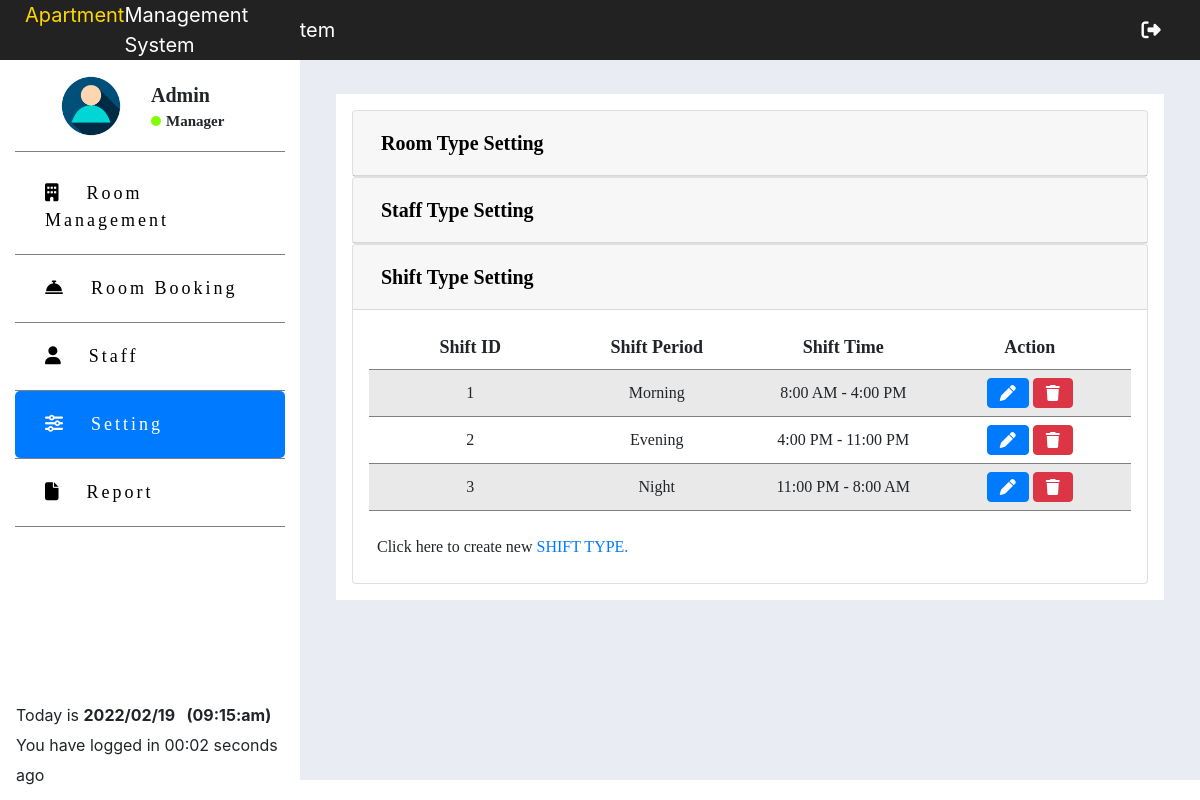
The app's page /index.php?setting (signed in) with its own data.
### tables this page shows
CREATE TABLE `shift` (
  `Shift_Id` int(11) NOT NULL,
  `Shift_Name` varchar(20) NOT NULL,
  `Shift_Time` varchar(30) NOT NULL
);

### dashboard/setting.php (the view, shortened to what this page needs)
    <div class="col-sm-9 main_box">
        <div class="bg-white mx-3 my-4 p-3">
            <div id="accordion">
                <section class="card">
                    <div class="card-header" id="headingOne">
                    <h5 class="mb-0">
                        <div class="setting-section-title p-2" data-toggle="collapse" data-target="#roomTypeSetting" aria-expanded="true" aria-controls="roomTypeSetting">
                            Room Type Setting
                        </div>
                    </h5>
                    </div>
                </section>
                <section class="card">
                    <div class="card-header" id="headingOne">
                    <h5 class="mb-0">
                        <div class="setting-section-title p-2" data-toggle="collapse" data-target="#staffTypeSetting" aria-expanded="true" aria-controls="roomTypeSetting">
                            Staff Type Setting
                        </div>
                    </h5>
                    </div>
                </section>
                <section class="card">
                    <div class="card-header" id="headingOne">
                    <h5 class="mb-0">
                        <div class="setting-section-title p-2" data-toggle="collapse" data-target="#shiftTypeSetting" aria-expanded="true" aria-controls="shiftTypeSetting">
                            Shift Type Setting
                        </div>
                    </h5>
                    </div>
                    <main id="shiftTypeSetting" class="collapse show" data-parent="#accordion">
                        <div class="card-body p-2">
                            <ul class="m-0 p-2" style="list-style: none;">
                                <li class="p-2 room_type_setting_table">
                                    <div class="col-3"> Shift ID </div>
                                    <div class="col-3"> Shift Period </div>
                                    <div class="col-3"> Shift Time </div>
                                    <div class="col-3"> Action </div>
                                </li>
                                <?php
                                    $sql = "SELECT * FROM `shift`";
                                    $result = mysqli_query($conn, $sql);
                                    while($shift=mysqli_fetch_array($result)){
                                        $id = $shift['Shift_Id'];
                                        $period = $shift['Shift_Name'];
                                        $time = $shift['Shift_Time'];?>
                                        <li class="p-2 room_type_setting_table">
                                            <div class="col-3"> <?php echo $id?> </div>
                                            <div class="col-3"> <?php echo $period?> </div>
                                            <div class="col-3"> <?php echo $time?> </div>
                                            <div class="col-3">
                                                <i class="fas fa-pen btn btn-primary staff_icon" data-toggle="modal" data-target="#EditShiftSetting<?php echo $id?>"></i>
                                                <i class="fas fa-trash btn btn-danger staff_icon" onclick="delSettingType('shift', 'Shift_Id', <?php echo $id?>)"></i>
                                            </div>
                                        </li>
                                    <?php  }
                                ?>
                            </ul>
                            <p class="mx-3 mt-3">
                                Click here to create new <a href="#" data-toggle="modal" data-target="#CreateShiftModal">SHIFT TYPE.</a>
                            </p>
                        </div>
                    </main>
                </section>
            </div>
        </div>
    </div>
</div>

### css/dashboard.css (style rules this page uses)
.show { visibility: visible; opacity: 1; }
.main_box { background: #E9ECF2; height: 100%; min-height: calc(100vh - 80px); padding: 10px 20px; font-family: 'Times New Roman', Times, serif; }
.fas { margin-right: 10px; }

### css/staff.css (style rules this page uses)
.staff_icon { cursor: pointer; margin-right: 0 !important; }

### css/setting.css (style rules this page uses)
.setting-section-title { font-weight: bold; color: black; font-size: 20px; background: transparent; border: none !important; cursor: pointer; }
.room_type_setting_table { display: flex; align-items: center; text-align: center; text-transform: capitalize; border-bottom: 1px solid grey; }
.room_type_setting_table:nth-child(even) { background: rgb(233, 233, 233); }
.room_type_setting_table:first-child { font-weight: bold; font-size: 18px; }

### records on screen
shift: Shift_Id "1", Shift_Name "Morning", Shift_Time "8:00 AM - 4:00 PM"
shift: Shift_Id "2", Shift_Name "Evening", Shift_Time "4:00 PM - 11:00 PM"
shift: Shift_Id "3", Shift_Name "Night", Shift_Time "11:00 PM - 8:00 AM"

### other values on screen
$username "Admin"
$time "09:15:am"
